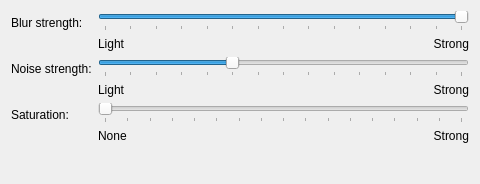
<?xml version="1.0" encoding="UTF-8"?>
<ui version="4.0">
 <class>BlurEffectConfig</class>
 <widget class="QWidget" name="BlurEffectConfig">
  <property name="geometry">
   <rect>
    <x>0</x>
    <y>0</y>
    <width>480</width>
    <height>184</height>
   </rect>
  </property>
  <layout class="QFormLayout" name="formLayout">
   <item row="0" column="0">
    <widget class="QLabel" name="labelConstantBlurDescription">
     <property name="text">
      <string>Blur strength:</string>
     </property>
    </widget>
   </item>
   <item row="0" column="1">
    <layout class="QVBoxLayout" name="verticalLayout">
     <item>
      <widget class="QSlider" name="kcfg_BlurStrength">
       <property name="minimum">
        <number>1</number>
       </property>
       <property name="maximum">
        <number>15</number>
       </property>
       <property name="singleStep">
        <number>1</number>
       </property>
       <property name="pageStep">
        <number>1</number>
       </property>
       <property name="value">
        <number>15</number>
       </property>
       <property name="orientation">
        <enum>Qt::Orientation::Horizontal</enum>
       </property>
       <property name="tickPosition">
        <enum>QSlider::TickPosition::TicksBelow</enum>
       </property>
      </widget>
     </item>
     <item>
      <layout class="QHBoxLayout" name="horizontalLayout">
       <item>
        <widget class="QLabel" name="labelConstantBlurLight">
         <property name="text">
          <string>Light</string>
         </property>
        </widget>
       </item>
       <item>
        <widget class="QLabel" name="labelConstantBlurStrong">
         <property name="text">
          <string>Strong</string>
         </property>
         <property name="alignment">
          <set>Qt::AlignmentFlag::AlignRight|Qt::AlignmentFlag::AlignTrailing|Qt::AlignmentFlag::AlignVCenter</set>
         </property>
        </widget>
       </item>
      </layout>
     </item>
    </layout>
   </item>
   <item row="2" column="0">
    <widget class="QLabel" name="labelConstantNoiseDescription">
     <property name="text">
      <string>Noise strength:</string>
     </property>
    </widget>
   </item>
   <item row="2" column="1">
    <layout class="QVBoxLayout" name="verticalLayout_2">
     <item>
      <widget class="QSlider" name="kcfg_NoiseStrength">
       <property name="maximum">
        <number>14</number>
       </property>
       <property name="pageStep">
        <number>5</number>
       </property>
       <property name="value">
        <number>5</number>
       </property>
       <property name="orientation">
        <enum>Qt::Orientation::Horizontal</enum>
       </property>
       <property name="tickPosition">
        <enum>QSlider::TickPosition::TicksBelow</enum>
       </property>
       <property name="tickInterval">
        <number>1</number>
       </property>
      </widget>
     </item>
     <item>
      <layout class="QHBoxLayout" name="horizontalLayout_2">
       <item>
        <widget class="QLabel" name="labelConstantNoiseLight">
         <property name="text">
          <string>Light</string>
         </property>
        </widget>
       </item>
       <item>
        <widget class="QLabel" name="labelConstantNoiseStrong">
         <property name="text">
          <string>Strong</string>
         </property>
         <property name="alignment">
          <set>Qt::AlignmentFlag::AlignRight|Qt::AlignmentFlag::AlignTrailing|Qt::AlignmentFlag::AlignVCenter</set>
         </property>
        </widget>
       </item>
      </layout>
     </item>
    </layout>
   </item>
   <item row="3" column="0">
    <widget class="QLabel" name="labelSaturation">
     <property name="text">
      <string>Saturation:</string>
     </property>
    </widget>
   </item>
   <item row="3" column="1">
    <layout class="QVBoxLayout" name="verticalLayout_3">
     <item>
      <widget class="QSlider" name="kcfg_Saturation">
       <property name="minimum">
        <number>100</number>
       </property>
       <property name="maximum">
        <number>500</number>
       </property>
       <property name="singleStep">
        <number>25</number>
       </property>
       <property name="pageStep">
        <number>25</number>
       </property>
       <property name="orientation">
        <enum>Qt::Orientation::Horizontal</enum>
       </property>
       <property name="tickPosition">
        <enum>QSlider::TickPosition::TicksBelow</enum>
       </property>
      </widget>
     </item>
     <item>
      <layout class="QHBoxLayout" name="horizontalLayout_3">
       <item>
        <widget class="QLabel" name="labelSaturationNone">
         <property name="text">
          <string>None</string>
         </property>
        </widget>
       </item>
       <item>
        <widget class="QLabel" name="labelSaturationStrong">
         <property name="text">
          <string>Strong</string>
         </property>
         <property name="alignment">
          <set>Qt::AlignmentFlag::AlignRight|Qt::AlignmentFlag::AlignTrailing|Qt::AlignmentFlag::AlignVCenter</set>
         </property>
        </widget>
       </item>
      </layout>
     </item>
    </layout>
   </item>
  </layout>
 </widget>
 <resources/>
 <connections/>
</ui>
